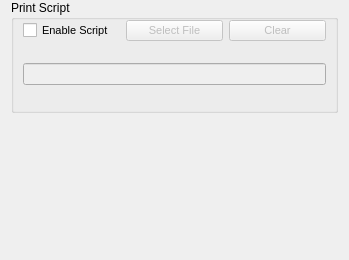
     <widget class="QWidget" name="DynamicPrintMode">
      <property name="geometry">
       <rect>
        <x>0</x>
        <y>0</y>
        <width>349</width>
        <height>260</height>
       </rect>
      </property>
      <attribute name="label">
       <string>                     Dynamic Print Mode</string>
      </attribute>
      <layout class="QGridLayout" name="gridLayout_11" rowstretch="5,6">
       <property name="topMargin">
        <number>0</number>
       </property>
       <item row="0" column="0">
        <widget class="QGroupBox" name="PrintScriptBox">
         <property name="title">
          <string>Print Script</string>
         </property>
         <layout class="QGridLayout" name="gridLayout_15" rowstretch="2,0,5">
          <property name="topMargin">
           <number>0</number>
          </property>
          <item row="0" column="1">
           <widget class="QPushButton" name="SelectPrintScriptDMD2">
            <property name="enabled">
             <bool>false</bool>
            </property>
            <property name="sizePolicy">
             <sizepolicy hsizetype="Preferred" vsizetype="Preferred">
              <horstretch>0</horstretch>
              <verstretch>0</verstretch>
             </sizepolicy>
            </property>
            <property name="font">
             <font>
              <family>MS Shell Dlg 2</family>
              <pointsize>8</pointsize>
              <weight>50</weight>
              <italic>false</italic>
              <bold>false</bold>
             </font>
            </property>
            <property name="text">
             <string>Select File</string>
            </property>
           </widget>
          </item>
          <item row="0" column="0">
           <widget class="QCheckBox" name="UsePrintScriptDMD2">
            <property name="sizePolicy">
             <sizepolicy hsizetype="Preferred" vsizetype="Preferred">
              <horstretch>0</horstretch>
              <verstretch>0</verstretch>
             </sizepolicy>
            </property>
            <property name="font">
             <font>
              <family>MS Shell Dlg 2</family>
              <pointsize>8</pointsize>
              <weight>50</weight>
              <italic>false</italic>
              <bold>false</bold>
             </font>
            </property>
            <property name="styleSheet">
             <string notr="true">font: 8pt &quot;MS Shell Dlg 2&quot;;</string>
            </property>
            <property name="text">
             <string>Enable Script</string>
            </property>
           </widget>
          </item>
          <item row="0" column="2">
           <widget class="QPushButton" name="ClearPrintScriptDMD2">
            <property name="enabled">
             <bool>false</bool>
            </property>
            <property name="sizePolicy">
             <sizepolicy hsizetype="Preferred" vsizetype="Preferred">
              <horstretch>0</horstretch>
              <verstretch>0</verstretch>
             </sizepolicy>
            </property>
            <property name="font">
             <font>
              <family>MS Shell Dlg 2</family>
              <pointsize>8</pointsize>
              <weight>50</weight>
              <italic>false</italic>
              <bold>false</bold>
             </font>
            </property>
            <property name="text">
             <string>Clear</string>
            </property>
           </widget>
          </item>
          <item row="1" column="0" rowspan="2" colspan="3">
           <widget class="QLineEdit" name="PrintScriptFile">
            <property name="enabled">
             <bool>false</bool>
            </property>
            <property name="font">
             <font>
              <pointsize>9</pointsize>
             </font>
            </property>
            <property name="text">
             <string/>
            </property>
            <property name="readOnly">
             <bool>true</bool>
            </property>
           </widget>
          </item>
         </layout>
        </widget>
       </item>
       <item row="1" column="0">
        <spacer name="verticalSpacer">
         <property name="orientation">
          <enum>Qt::Vertical</enum>
         </property>
         <property name="sizeHint" stdset="0">
          <size>
           <width>20</width>
           <height>40</height>
          </size>
         </property>
        </spacer>
       </item>
      </layout>
     </widget>
